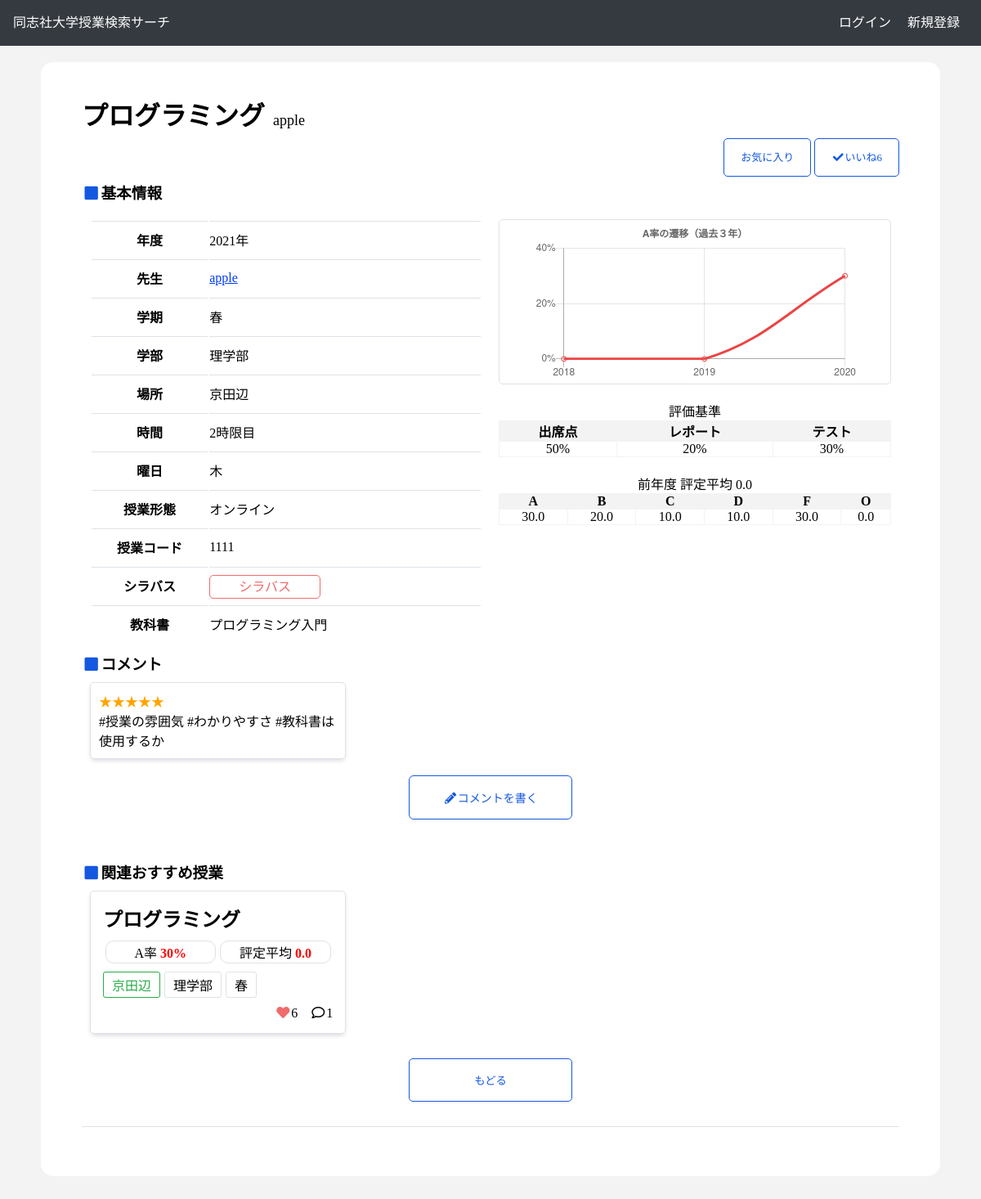
Page /class/4 on the earlier database version.
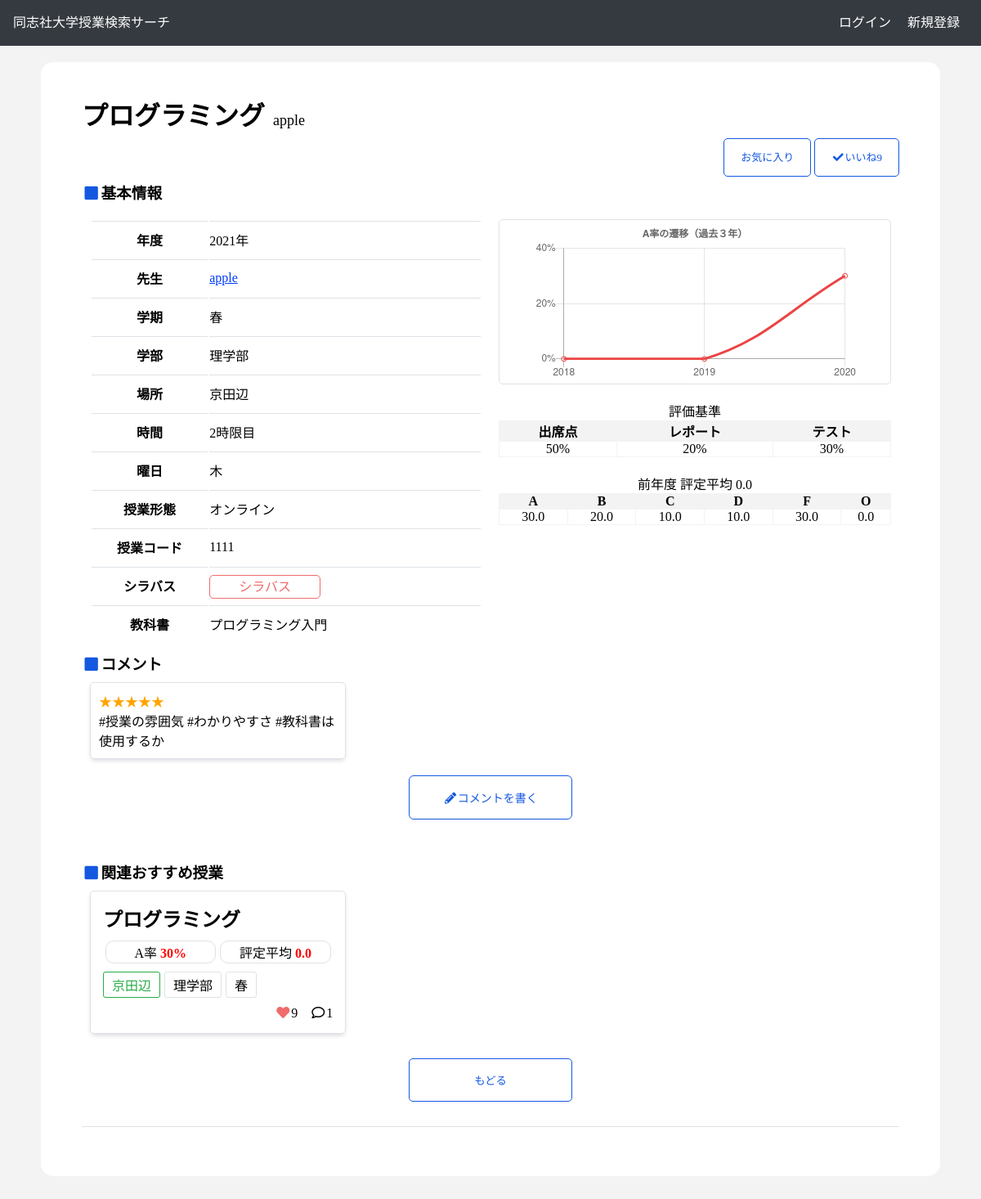
Same page on the later database version.
### dclass_application/models.py (models this page shows, shortened)
class Classes(models.Model):
    class_name = models.CharField(max_length=100)
    a_ratio = models.FloatField(default=0.0)
    b_ratio = models.FloatField(default=0.0)
    c_ratio = models.FloatField(default=0.0)
    d_ratio = models.FloatField(default=0.0)
    f_ratio = models.FloatField(default=0.0)
    o_ratio = models.FloatField(default=0.0)
    average_evaluation = models.FloatField(default=0.0)
    two_ago_a_ratio = models.FloatField(default=0.0)
    three_ago_a_ratio = models.FloatField(default=0.0)
    term = models.CharField(max_length=100)
    year = models.IntegerField(default=2021)
    place = models.CharField(max_length=100)
    class_form = models.CharField(max_length=100)
    day = models.CharField(max_length=100)
    time = models.CharField(max_length=100)
    favorite = models.IntegerField(default=0)
    textbook = models.CharField(max_length=100) #文字列でリスト代用
    code = models.CharField(max_length=100)
    faculty = models.CharField(max_length=100)
    teacher = models.CharField(max_length=100) #文字列でリストを代用
    syllabus_link = models.CharField(max_length=100)
    test_ratio = models.IntegerField(default=0)
    report_ratio = models.IntegerField(default=0)
    participation_ratio = models.IntegerField(default=0)
    comment_num = models.IntegerField(default=0)
    num_student = models.IntegerField(default=0)
    credit = models.IntegerField(default=0)
    def get_short_faculty(self):
        if self.faculty == 'グローバル・コミュニケーション': return 'グロコミ'
        return self.faculty
    def get_round_a_ratio(self):
        return int(self.a_ratio)

### dclass_application/views.py (the view)
# urls.py: path('class/<int:pk>', ClassView, name = 'class'),
def ClassView(request, pk):
    RELATED_CLASS_CNT = 6
    COMMENT_CNT = 6
    cl = Classes.objects.get(pk=pk)
    related_classs = Classes.objects.filter(place=cl.place)
    comments = Comment.objects.filter(cl=cl)
    params = {
        'cl': cl,
        'related_classes': related_classs[:RELATED_CLASS_CNT],
        'comments': comments[:COMMENT_CNT],
        'form': ClassSeachForm,
    }
    if request.user.is_authenticated:
        params['checked_favorite'] = request.user.favorite_class.filter(pk=pk).exists()
    return render(request, 'class.html', params)

### dclass_application/models.py (called while the page is built)
    def get_star(self):
        return '★' * self.star

    def get_left_star(self):
        return '★' * (5 - self.star)

### dclass_application/templates/class.html (shortened to what the changed rows need)
{% extends 'base.html' %}
{% load static %}
{% block css %}
    <link rel="stylesheet" href="{% static 'css/class.css' %}">
    <link rel="stylesheet" href="{% static 'css/_class_list.css' %}">
{% endblock css %}
{% block main %}
<div class="wrapper">
    <div class="class_title">
        <h1>{{ cl.class_name}}<span class='teacher_span'>{{cl.teacher}}</span></h1>
        <div class="share">
            <div class="share_right">
                <a class="good" name="{{cl.id}}"><i class="fas fa-check fa-fw"></i>いいね<span class="good_cnt">{{cl.favorite}}</span></a>
            </div>
        </div>
    </div>
    <div class="class_show">
        <div class="class_show_left">
            <table class="basic_info">
                <tr>
                    <th>年度</th>
                    <td>{{ cl.year }}年</td>
                </tr>
                <tr>
                    <th>先生</th>
                    <td class="teacher">
                        <p class="teacher_link">{{ cl.teacher }}</p>
                    </td>
                </tr>
                <tr>
                    <th>学期</th>
                    <td>{{ cl.term }}</td>
                </tr>
                <tr>
                    <th>学部</th>
                    <td>{{ cl.faculty}}</td>
                </tr>
                <tr>
                    <th>場所</th>
                    <td>{{ cl.place}}</td>
                </tr>
                <tr>
                    <th>時間</th>
                    <td>{{ cl.time }}時限目</td>
                </tr>
                <tr>
                    <th>曜日</th>
                    <td>{{ cl.day }}</td>
                </tr>
                <tr>
                    <th>授業形態</th>
                    <td>{{cl.class_form}}</td>
                </tr>
                <tr>
                    <th>授業コード</th>
                    <td>{{cl.code}}</td>
                </tr>
                <tr>
                    <th>シラバス</th>
                </tr>
                <tr>
                    <th>教科書</th>
                    <td>
                        <div>{{cl.textbook}}</div>
                    </td>
                </tr>
            </table>
        </div>
        <div class="class_show_right">
            <div class="evaluation_ratio">
                <table>
                    <caption>評価基準</caption>
                    <tr>
                        <th>出席点</th>
                        <th>レポート</th>
                        <th>テスト</th>
                    </tr>
                    <tr>
                        <td>{{cl.participation_ratio}}%</td>
                        <td>{{cl.report_ratio}}%</td>
                        <td>{{cl.test_ratio}}%</td>
                    </tr>
                </table>
            </div>
            <div class="evaluation_ratio">
                <table>
                    <caption>前年度 評定平均 {{cl.average_evaluation}}</caption>
                    <tr>
                        <th>A</th>
                        <th>B</th>
                        <th>C</th>
                        <th>D</th>
                        <th>F</th>
                        <th>O</th>
                    </tr>
                    <tr>
                        <td>{{cl.a_ratio}}</td>
                        <td>{{cl.b_ratio}}</td>
                        <td>{{cl.c_ratio}}</td>
                        <td>{{cl.d_ratio}}</td>
                        <td>{{cl.f_ratio}}</td>
                        <td>{{cl.o_ratio}}</td>
                    </tr>
                </table>
            </div>
        </div>
    </div>
    <div class="related_recommend">
        <div class="class_w">
            {% for cl in related_classes %}
                {% include "_class_list.html" %}
            {% empty %}
                <p>おすすめの授業はありません</p>
            {% endfor %}
        </div>
    </div>
</div>
{% endblock main %}

### dclass_application/templates/_class_list.html (shortened to what this page needs)
<div class="class_result">
    <a href="{% url 'class' cl.id %}">
        <div class="class_result_content">
            <ul>
                <li class="class_result_title">
                    <h2>{{ cl.class_name }}</h2>
                </li>
                <li>
                    <p class="class_a_average_evaluation">A率 <span class="score">{{cl.get_round_a_ratio}}%</span></p>
                    <p class="class_a_average_evaluation">評定平均 <span class="score">{{cl.average_evaluation}}</span></p>
                </li>
                <li>
                    {% if cl.place == "今出川" %}
                        <p class="tag imadegawa_tag">{{ cl.place }}</p>
                    {% else %}
                        <p class="tag kyoutanabe_tag">{{ cl.place }}</p>
                    {% endif %}
                    <p class="tag faculty_tag">{{ cl.get_short_faculty }}</p>
                    <p class="tag">{{ cl.term }}</p>
                </li>
                <li>
                    <p><i class="fas fa-heart fa-fw my-pink"></i>{{ cl.favorite }}</p>
                    <p><i class="far fa-comment fa-fw"></i>{{cl.comment_num}}</p>
                </li>
            </ul>
        </div>
    </a>
</div>

Differences in the rows shown:
changed Classes "プログラミング": favorite "6" → "9"
